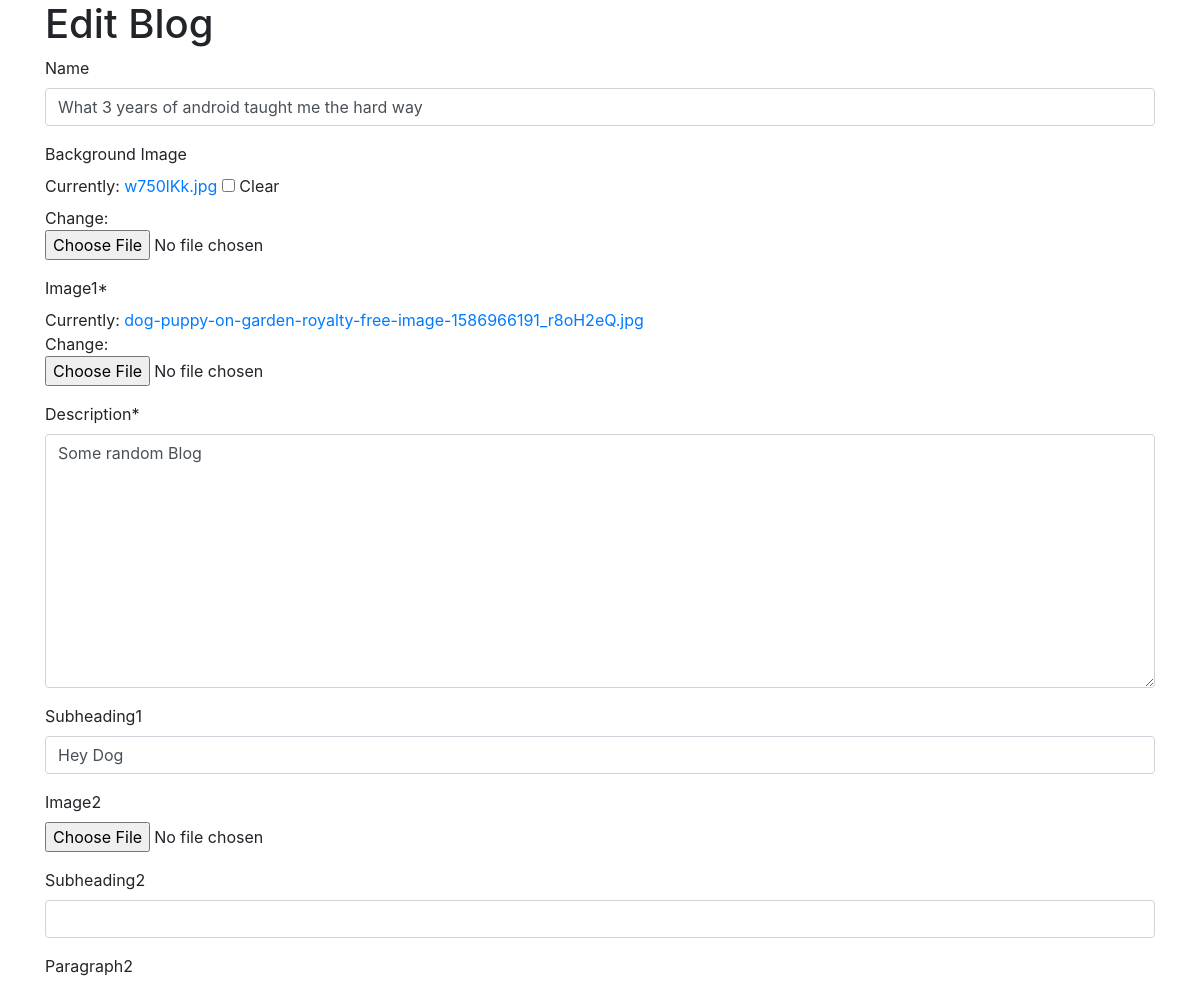
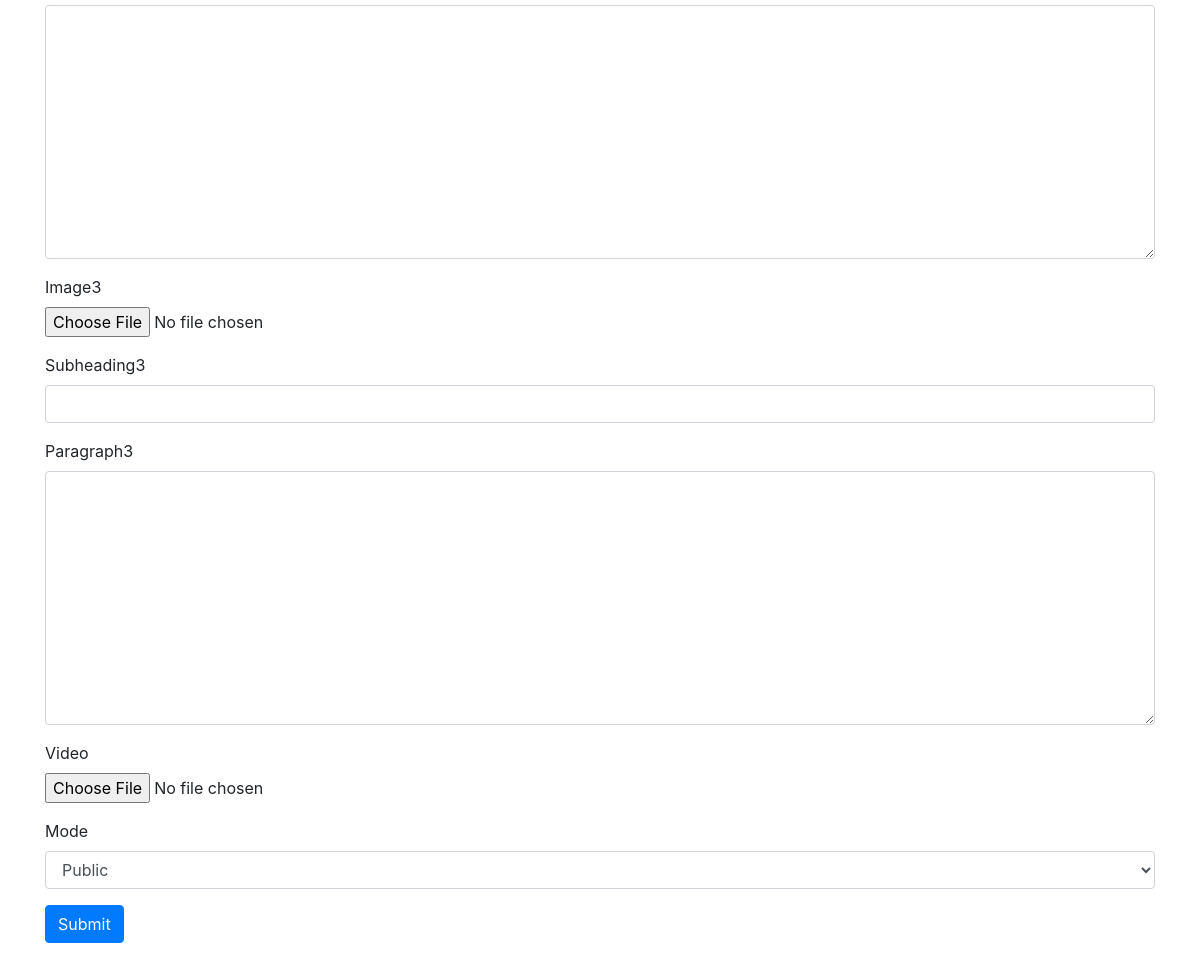
Page /EditBlog/admin-Blogs-25-05-2021-17-06-10 on the committed database (2 pictures, top to bottom).
### Blog/models.py (models this page shows, shortened)
class Blog(models.Model):
    user = models.ForeignKey(settings.AUTH_USER_MODEL,on_delete=models.CASCADE)
    Name = models.CharField(max_length=100,blank=True,null=True)
    Background_Image = models.ImageField(blank=True,null=True)
    Subheading1 = models.CharField(max_length=100,blank=True,null=True)
    Image1 = models.ImageField()# Required Fields
    Description = models.TextField() # Required Fields
    Subheading2 = models.CharField(max_length=100, blank=True, null=True)
    Image2 = models.ImageField(blank=True, null=True)
    Paragraph2 = models.TextField(blank=True,null=True)
    Subheading3 = models.CharField(max_length=100, blank=True, null=True)
    Image3 = models.ImageField(blank=True, null=True)
    Paragraph3 = models.TextField(blank=True,null=True)
    Date = models.DateField(auto_now_add=True,blank=True,null=True)
    Video = models.FileField(blank=True,null=True,upload_to="Videos")
    slug = models.SlugField(blank=True,null=True,unique=True)
    coments = models.ManyToManyField("Comments",blank=True)
    Mode = models.CharField(max_length=10,blank=True,null=True,choices=choices,default='Public')

### Blog/views.py (the view, shortened to what this page needs)
# urls.py: path('EditBlog/<slug>',views.EditBlog,name='EditBlog'),
def EditBlog(request,slug):
    blog = models.Blog.objects.get(slug=slug)
    if request.method == 'GET':
        form = forms.NewForm(instance=blog)
        return render(request,'EditBlog.html',{
            'form':form
        })

### Blog/forms.py
class NewForm(ModelForm):
    class Meta:
        model = Blog
        fields =[
            'Name','Background_Image','Image1','Description','Subheading1','Image2','Subheading2','Paragraph2','Image3','Subheading3'
            ,'Paragraph3','Video','Mode'
        ]

### Templates/EditBlog.html (shortened to what this page needs)
{% load crispy_forms_tags %}
{% load static %}
<link rel="stylesheet" href="{% static 'css/bootstrap.min.css' %}">
<div class="container">
    <div class="row">
        <div class="col">
             <h1>Edit Blog</h1>
            <form method="post" enctype="multipart/form-data">
                {{form|crispy}}
                <button class="btn btn-primary">Submit</button>
            </form>
            </div>
        </div>
    </div>

### rows in the picture
Blog: Name "What 3 years of android taught me the hard way", Description "Some random Blog", Subheading1 "Hey Dog", Mode "Public"
